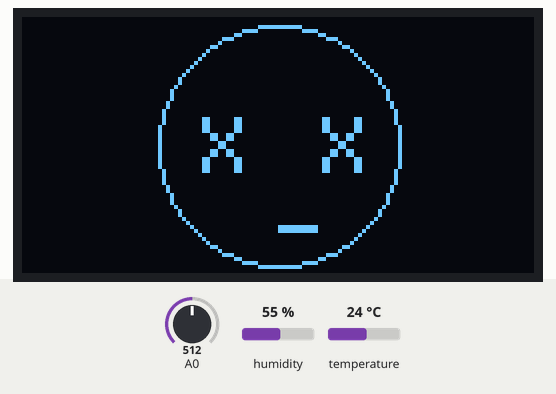
Simulated run of this sketch. Board: Arduino Uno, built with avr-gcc and run on an emulated ATmega328P. Parts: 128×64 one-colour display. The inputs (shaded band) are chosen by the test bench; at power-on: A0 = 512, humidity 55 %, temperature 24 °C. The display library's start-up logo is not drawn; what the sketch prints to the serial monitor is not drawn.

Above: at 2.9 s.
3.0 s: A0 set to 334
7.5 s: A0 set to 313
At 11.4 s:
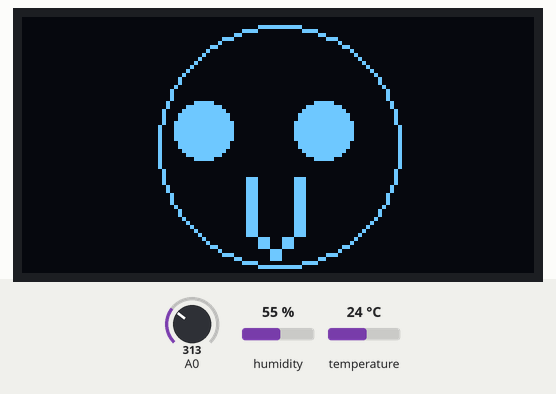
12.0 s: A0 set to 230
15.9 s: A0 set to 197
At 20.1 s:
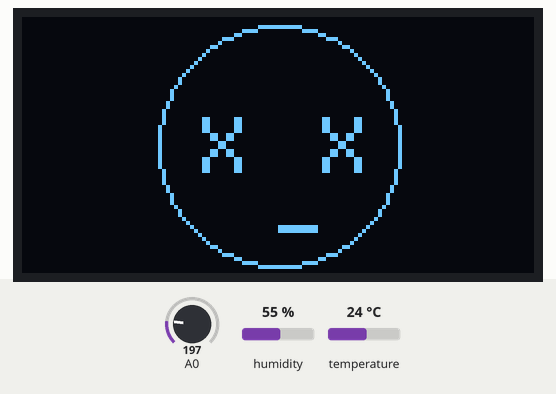
20.4 s: A0 set to 306
At 23.8 s:
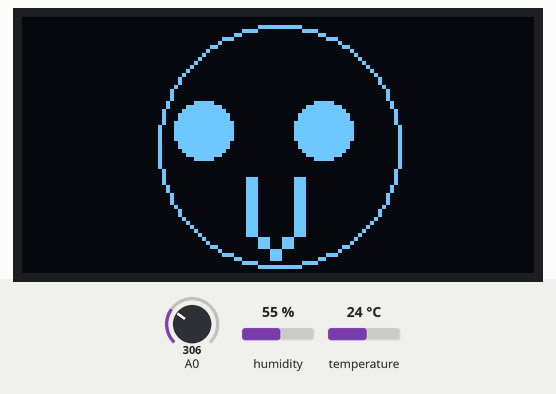
24.6 s: A0 set to 122
At 28.8 s:
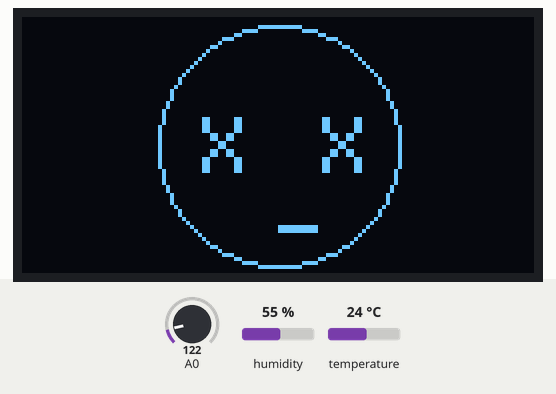
Timing chart, 0 to 29.8 s (numbered marks = the images above; inputs shaded):
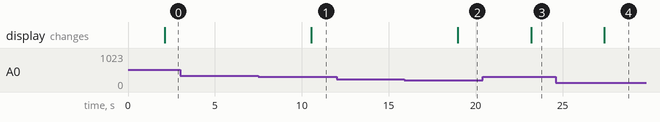

The sketch:

plant.ino
```cpp
#include "DHT.h"
#include <Adafruit_SSD1306.h>
// define variables
//dht vars

#define DHTPIN 2
#define DHTTYPE DHT11
//init dht funcition
DHT dht(DHTPIN, DHTTYPE);

//oled vars
#define HEIGHT 64
#define WIDTH 128
#define OLED_RESET -1
Adafruit_SSD1306 display(WIDTH, HEIGHT, &Wire, OLED_RESET);

void setup() {
  Serial.begin(9600);
  dht.begin();
  if(!display.begin(SSD1306_SWITCHCAPVCC, 0x3C)) {
    Serial.println(F("oled allocation failed"));

  }
}

void loop() {
  display.display();
  int soilhum = analogRead(A0);
  int meansoil = soilhum*100/1024;
  Serial.println("Humidity from soil(%)");
  Serial.println(meansoil);
  // declare vars for Humidity and Temperature  for get values
  float hum = dht.readHumidity();
  float temp = dht.readTemperature();
  //time for new measure
  delay(2000);
  //show data
  Serial.println("humidity (%)");
  Serial.println(hum);
  Serial.println("temperature (C°)");
  Serial.println(temp);
  // if have a error show the error
  if (isnan(temp) || isnan(hum)) {
    Serial.print("ERROR for read data");
  }
  display.clearDisplay();
  if (20<meansoil && meansoil<80){
    happy();
  }
  else {
    sad();
  }
  display.display();

}
void happy(){
  display.clearDisplay();
  //display.drawCircle(82, 44, 60, WHITE);
  display.drawCircle(64, 32, 30, WHITE);
  display.fillCircle(45, 28, 7, WHITE);
  display.fillCircle(75, 28, 7, WHITE);
  display.setTextSize(3);
  display.setTextColor(WHITE);
  display.setCursor(56, 40);
  display.println("V");
  display.display();
}
void sad(){
  display.clearDisplay();
  display.drawCircle(64, 32, 30, WHITE);
  display.setTextSize(2);//size
  display.setCursor(45, 25);//eye 1 position
  display.println("X");//eye 1
  display.setCursor(75, 25);//eye 2 position
  display.println("X");//eye 2
  display.setTextColor(WHITE);
  display.setCursor(64, 40);
  display.println("_");
  display.display();
}
```

Measured:
- the behaviour switches between 328 and 327 on A0 (found by bisection; images 0 and 1)
- the behaviour switches between 216 and 215 on A0 (found by bisection; images 1 and 2)
- after the input at 3.0 s, every drawn part: stays the same
- after the input at 7.5 s, the display: changes after 3.0 s (image 1)
- after the input at 12.0 s, every drawn part: stays the same
- after the input at 15.9 s, the display: changes after 3.1 s (image 2)
- after the input at 20.4 s, the display: changes after 2.8 s (image 3)
- after the input at 24.6 s, the display: changes after 2.8 s (image 4)
